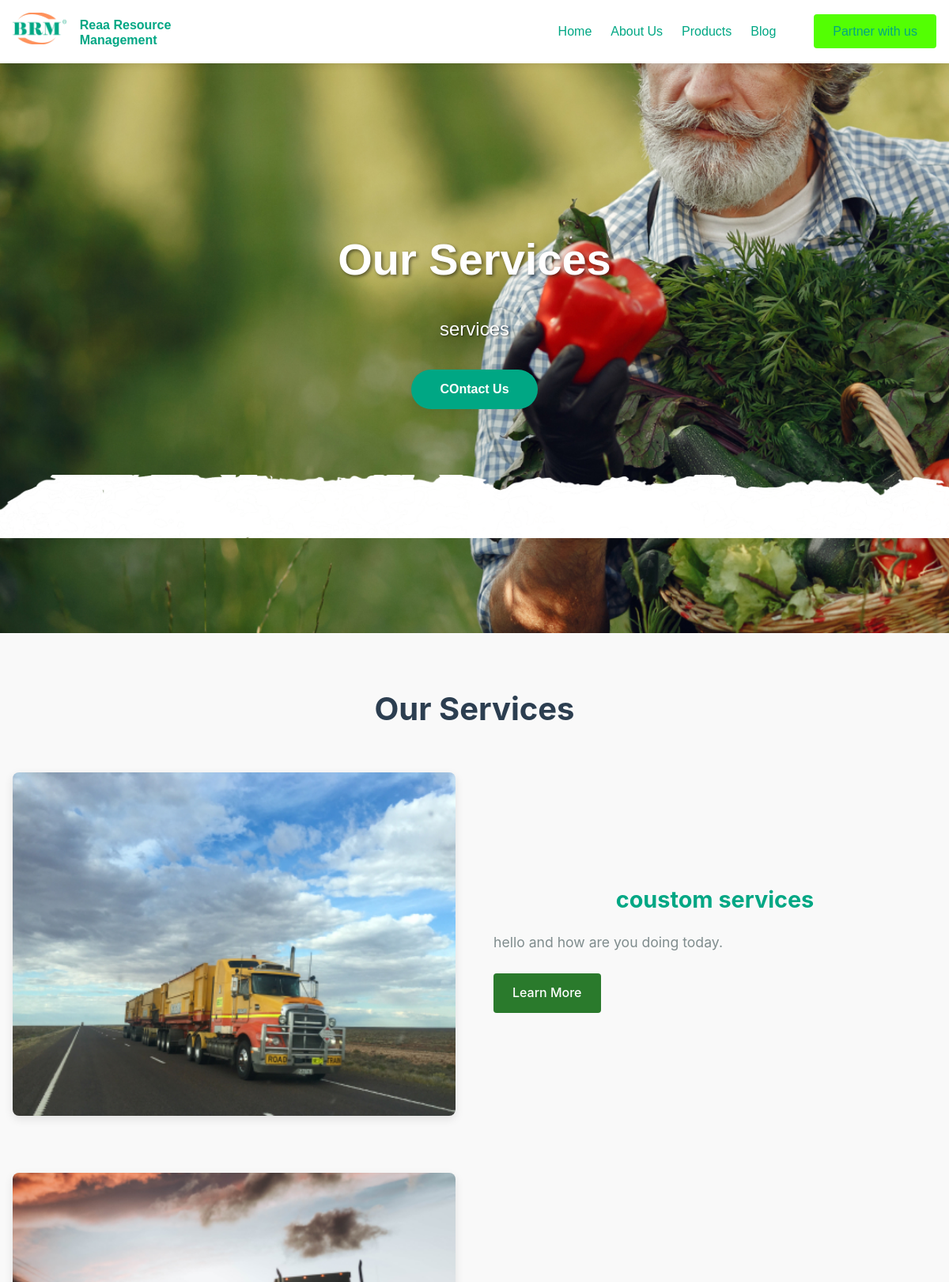
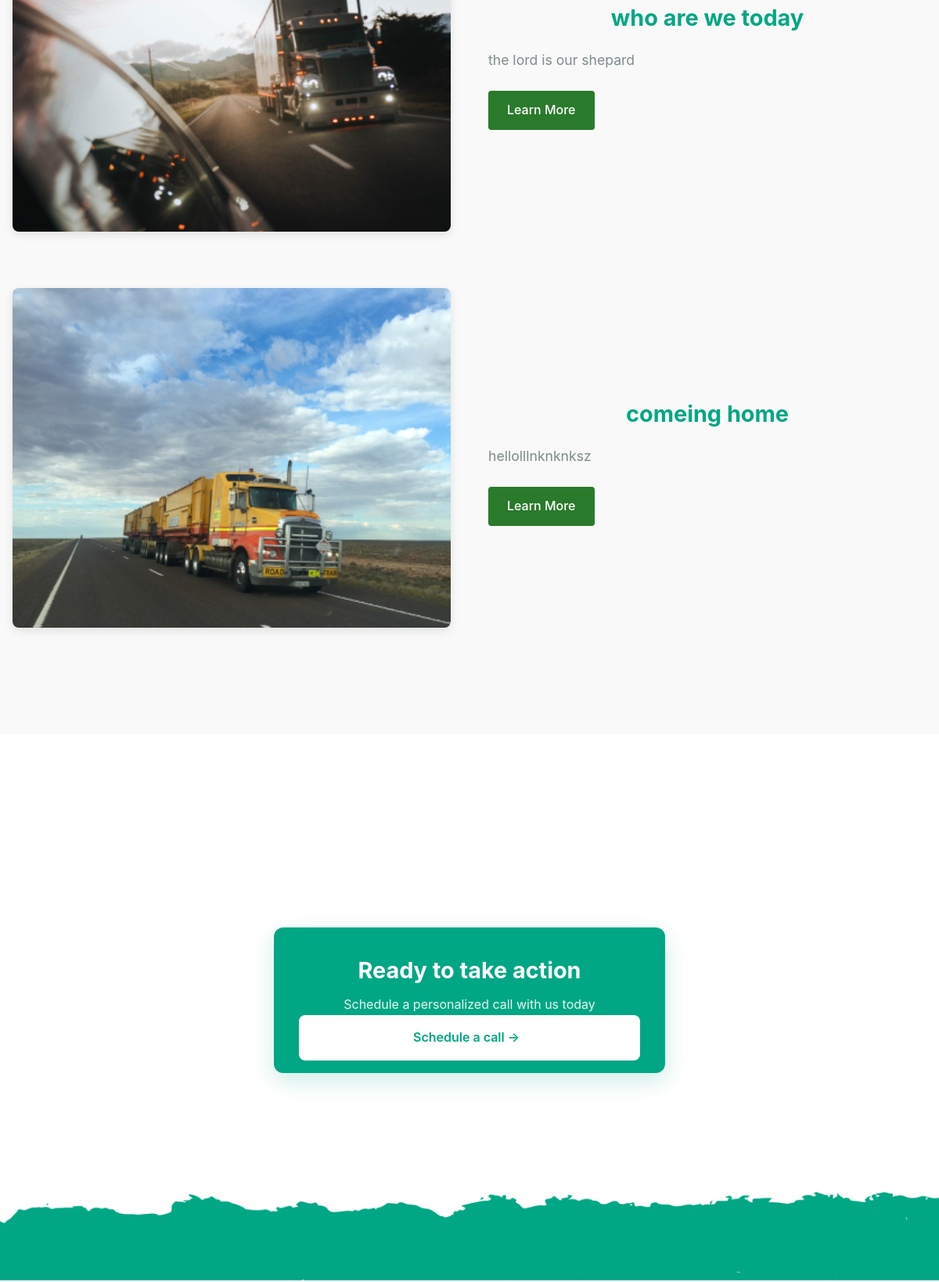
Page /services/ (upper part) on the committed database (2 pictures, top to bottom).
### rearm/models.py (models this page shows, shortened)
class Navbar(models.Model):
    logo = models.ImageField(upload_to='navbar/')  # Stores in `media/navbar/`
    site_name = models.CharField(max_length=100)
    def logo_preview(self):
        if self.logo:
            return mark_safe(f'<img src="{self.logo.url}" width="50" />')
        return "No Logo"
    logo_preview.short_description = 'Preview'

class HeroSection(models.Model):
    PAGE_CHOICES = [
        ('home', 'Home'),
        ('services', 'Services'),
        ('products', 'Products'),
        ('about', 'About Us'),
        ('contact', 'Contact Us'),
    ]
    page = models.CharField(max_length=20, choices=PAGE_CHOICES, unique=True)
    background_image = models.ImageField(upload_to='hero/')
    title = models.CharField(max_length=100)
    subtitle = models.TextField(blank=True)
    primary_cta_text = models.CharField(
        max_length=50,
        blank=True,
        help_text="Main button text (e.g. 'Get Started')"
    )
    primary_cta_link = models.CharField(
        max_length=200,
        blank=True,
        validators=[
            RegexValidator(
                regex=r'^(https?://|/|[\w-]+$)',
                message="Enter either: (1) URL name (e.g. 'services'), (2) Path (e.g. '/services/'), or (3) Full URL"
            )
        ],
        help_text="Examples:<br>"
                 "- URL name: 'services'<br>"
                 "- Path: '/services/'<br>"
                 "- Full URL: 'https://example.com'"
    )
    secondary_cta_text = models.CharField(
        max_length=50,
        blank=True,
        help_text="Secondary button text (e.g. 'Learn More')"
    )
    secondary_cta_link = models.CharField(
        max_length=200,
        blank=True,
        validators=[
            RegexValidator(
                regex=r'^(https?://|/|[\w-]+$)',
                message="Enter either: (1) URL name (e.g. 'services'), (2) Path (e.g. '/services/'), or (3) Full URL"
            )
        ],
        help_text="Examples:<br>"
                 "- URL name: 'services'<br>"
                 "- Path: '/services/'<br>"
                 "- Full URL: 'https://example.com'"
    )

class Service(models.Model):
    title = models.CharField(max_length=200)
    short_description = models.TextField()
    content = CKEditor5Field('Text', config_name='extends') # For rich content
    image = models.ImageField(upload_to='services/')
    is_featured = models.BooleanField(default=False)
    slug = models.SlugField(unique=True)
    def get_absolute_url(self):
        return reverse('service_detail', kwargs={'slug': self.slug})

### rearm/views.py (the view)
# urls.py: path('services/', views.services, name='services'),
def services(request):
    services = Service.objects.filter(is_featured=True)
    return render(request, 'rearm/services.html', {'services': services})

### rearm/context_processors.py (called while the page is built)
def global_context(request):
    context = {}
    context['navbar'] = Navbar.objects.first()
    context['hero_sections'] = {
        hero.page: hero for hero in HeroSection.objects.all()
    } if HeroSection.objects.exists() else {}
    context['company'] = CompanyInfo.objects.first()
    context['current_year'] = datetime.now().year
    return context

### rearm/models.py (called while the page is built)
    def icon_class(self):
        return f"fab fa-{self.platform}"

### rearm/templatetags/custom_filters.py (called while the page is built)
@register.filter
def dict_key(d, key):
    return d.get(key, None)

### rearm/templates/rearm/services.html
{% extends "base.html" %}
{% load static %}
{% block content %}
  {% with page_name="services" %}
    {% include "includes/hero.html" %}
  {% endwith %}
<section class="services-main">
  <div class="container">
    <h1>Our Services</h1>
    {% for service in services %}
    <div class="service-item">
      <div class="service-image">
        <img src="{{ service.image.url }}" alt="{{ service.title }}" loading="lazy">
      </div>
      <div class="service-content">
        <h2>{{ service.title }}</h2>
        <div class="service-description">
          {{ service.short_description|safe|linebreaks }}
        </div>
        <a href="{{ service.get_absolute_url }}" class="learn-more-btn">Learn More</a>
      </div>
    </div>
    {% endfor %}
  </div>
</section>
{% include "includes/book_demo_banner.html" %}
{% endblock %}

### templates/base.html (shortened to what this page needs)
{% load static %}
<!DOCTYPE html>
<html lang="en">
<head>
    <link href="https://fonts.cdnfonts.com/css/monument" rel="stylesheet">
    <link rel="stylesheet" href="https://cdnjs.cloudflare.com/ajax/libs/font-awesome/6.0.0/css/all.min.css">
    <link href="{% static 'css/animation.css' %}" rel="stylesheet">
    <link href="https://fonts.cdnfonts.com/css/tt-firs-neue-trl" rel="stylesheet">
    <link rel="stylesheet" href="{% static 'css/contact-form.css' %}">
    <link rel="stylesheet" href="{% static 'blog/css/main.css' %}">
    <link rel="stylesheet" href="{% static 'css/navbar.css' %}">
    <link href="{% static 'css/hero.css' %}" rel="stylesheet">
    <link href="{% static 'css/services.css' %}" rel="stylesheet">
    <link rel="stylesheet" href="{% static 'css/service_cards.css' %}">
    <link rel="stylesheet" href="{% static 'css/book_demo_banner.css' %}">
    <link rel="stylesheet" href="{% static 'css/about.css' %}">
    <link rel="stylesheet" href="{% static 'css/footer.css' %}">
    <link rel="stylesheet" href="{% static 'css/features.css' %}">
    <link rel="stylesheet" href="{% static 'css/products.css' %}">
    <link rel="stylesheet" href="{% static 'css/product_detail.css' %}">
    <link rel="stylesheet" href="{% static 'css/modal-contact.css' %}">
    <link rel="stylesheet" href="{% static 'css/post_detail.css' %}">
    <link rel="stylesheet" href="{% static 'css/ceo.css' %}">
    <link rel="stylesheet" href="{% static 'css/blog.css' %}">
    <link href="https://unpkg.com/aos@2.3.1/dist/aos.css" rel="stylesheet">
</head>
<body>
     {% include 'includes/navbar.html' %}
    {% block content %}{% endblock %}
    {% include 'includes/footer.html' %}
</body>
</html>

### templates/includes/navbar.html (shortened to what this page needs)
{% load static %}
<nav class="navbar">
  <div class="navbar-container">
    <div class="brand-wrapper">
      {% if navbar %}
        <a href="/" class="navbar-brand">
          <img src="{{ navbar.logo.url }}" alt="{{ navbar.site_name }}" class="logo">
          <span class="site-name">{{ navbar.site_name }}</span>
        </a>
      {% else %}
        <a href="/" class="navbar-brand">
          <img src="{% static 'images/default-logo.png' %}" alt="Default Logo" class="logo">
          <span class="site-name">My Site</span>
        </a>
      {% endif %}
    </div>
    <div class="navbar-links" id="main-nav-links">
      <div class="nav-center">
        <a href="/">Home</a>
        <a href="/about">About Us</a>
        <a href="{% url 'product_list' %}">Products</a>
        <a href="{% url 'post_list_all' %}">Blog</a>
      </div>
      <div class="nav-right">
        <a href="#" class="contact-modal-btn">Partner with us</a>
     </div>
    </div>
  </div>
</nav>

### templates/includes/hero.html (shortened to what this page needs)
{% load static custom_filters %}
{% with hero=hero_sections|dict_key:page_name|default:None %}
<div class="hero-section" {% if hero and hero.background_image %}style="background-image: url('{{ hero.background_image.url }}')"{% endif %}>
  <div class="hero-grunge">
    <img src="{% static 'img/grunge.png' %}" alt="">
  </div>
  <div class="hero-content">
    <h1 class="hero-title">{{ hero.title|default:"Default Title" }}</h1>
    {% if hero and hero.subtitle %}
      <p class="hero-subtitle">{{ hero.subtitle }}</p>
    {% endif %}
    <div class="cta-container">
      {% if hero and hero.primary_cta_text %}
        <a href=" {% url 'book_demo' %}"
          class="cta-btn primary"
          {% if '.' in hero.primary_cta_link %}target="_blank" rel="noopener"{% endif %}>
          {{ hero.primary_cta_text }}
        </a>
      {% endif %}
    </div>
  </div>
</div>
{% endwith %}

### templates/includes/book_demo_banner.html
{% load static %}
{% block content %}
<div class="demo-container">
  <div class="demo-card">
    <div class="demo-header">
      <h3>Ready to take action</h3>
      <p>Schedule a personalized call with us today</p>
      <a href="{% url 'book_demo' %}" class="demo-btn">Schedule a call → </a>
    </div>
  </div>
</div>
{% endblock %}

### templates/includes/footer.html (shortened to what this page needs)
{% load static %}
<div class="footer-grunge">
  <img src="{% static 'img/footerGrunge.png' %}" alt="">
</div>

### blog/static/blog/css/main.css (style rules this page uses)
body { font-family: Arial, sans-serif; margin: 0; padding: 0; background: #f4f4f4; }
.container { max-width: 1200px; margin: 2rem auto; padding: 1rem; }
h1 { margin-bottom: 1.5rem; font-size: 2rem; text-align: center; }

### static/css/navbar.css (style rules this page uses)
.navbar { background: white; box-shadow: 0 2px 10px rgba(0,0,0,0.1); position: fixed; width: 100%; top: 0; left: 0; z-index: 1000; font-family: 'TT Firs Neue Trl', sans-serif; font-size: 16px; }
.navbar-container { display: flex; justify-content: space-between; align-items: center; max-width: 1200px; margin: 0 auto; padding: 1rem; }
.brand-wrapper { display: flex; align-items: center; }
.logo { height: 40px; margin-right: 12px; }
.site-name { font-weight: 600; color: #00A784; display: inline-block; max-width: 120px; line-height: 1.2; }
.navbar-links { display: flex; align-items: center; gap: 2rem; }
.nav-center { display: flex; gap: 1.5rem; }
.nav-right { margin-left: 1rem; }
.navbar a { color: #00A784; text-decoration: none; font-weight: 500; }

### static/css/hero.css (style rules this page uses)
.hero-section { height: 100vh; background-size: cover; background-position: center; background-repeat: no-repeat; display: flex; align-items: center; justify-content: center; text-align: center; position: relative; color: white; font-family: 'TT Firs Neue Trl', sans-serif; overflow: hidden; }
.hero-section::before { content: ''; position: absolute; top: 0; left: 0; width: 100%; height: 100%; z-index: 1; }
.hero-content { position: relative; z-index: 2; max-width: 800px; padding: 2rem; }
.hero-title { font-family: 'Monument', sans-serif !important; color: rgb(255, 255, 255); font-size: 3.5rem; font-weight: 800; margin-bottom: 1.5rem; text-shadow: 2px 2px 4px rgba(0,0,0,0.5); }
.hero-subtitle { font-family: 'TT Firs Neue Trl', sans-serif; font-size: 1.5rem; margin-bottom: 2rem; text-shadow: 1px 1px 2px rgba(0,0,0,0.5); }
.cta-container { display: flex; gap: 1rem; justify-content: center; margin-top: 2rem; flex-wrap: wrap; }
.cta-btn { padding: 12px 30px; border-radius: 50px; font-weight: 600; text-decoration: none; transition: all 0.3s ease; min-width: 160px; text-align: center; }
.primary { background: #00A784; color: white; box-shadow: 0 4px 15px rgba(0,0,0,0.1); }
.hero-grunge { position: absolute; top: 600px; left: 0; width: 100%; z-index: 1; }
.hero-grunge img { width: 100%; display: block; }

### static/css/services.css (style rules this page uses)
.services-main { padding: 4rem 0; background: #f9f9f9; }
.container { max-width: 1200px; margin: 0 auto; padding: 0 20px; }
.service-item { display: flex; align-items: center; gap: 3rem; margin-bottom: 4rem; }
.service-image { flex: 1; }
.service-image img { width: 100%; border-radius: 8px; box-shadow: 0 4px 12px rgba(0,0,0,0.1); }
.service-content { flex: 1; }
h1 { text-align: center; font-size: 2.5rem; color: #2c3e50; margin-bottom: 3rem; }
h2 { font-size: 1.8rem; color: #34495e; margin-bottom: 1rem; }
.service-description { color: #7f8c8d; line-height: 1.7; font-size: 1.1rem; margin-bottom: 1.5rem; }
.learn-more-btn { display: inline-block; padding: 0.8rem 2rem; background: #3498db; color: white; border-radius: 4px; text-decoration: none; font-weight: 600; transition: all 0.3s ease; }

### static/css/book_demo_banner.css (style rules this page uses)
.demo-container { display: flex; justify-content: center; align-items: center; min-height: 60vh; padding: 2rem; margin-top: 100px; }
.demo-card { background: #00A784; color: white; border-radius: 12px; box-shadow: 0 10px 30px rgba(0, 167, 132, 0.2); width: 100%; max-width: 500px; overflow: hidden; }
.demo-header { padding: 2rem 2rem 1rem; text-align: center; }
.demo-header h3 { font-size: 1.8rem; margin-bottom: 0.5rem; }
.demo-header p { opacity: 0.9; margin-bottom: 0; }
.demo-btn { width: 100%; background: white; color: #00A784; border: none; padding: 1rem; font-size: 1rem; font-weight: 600; border-radius: 8px; cursor: pointer; transition: all 0.3s ease; display: flex; align-items: center; justify-content: center; gap: 0.5rem; }
.demo-btn::after { content: ''; transition: transform 0.3s ease; }

### static/css/about.css (style rules this page uses)
.container { padding: 0 1.5rem; }
.container h2 { color: #00A784; }
.learn-more-btn { display: inline-block; padding: 0.75rem 1.5rem; background: #2a7a2c; color: white; border-radius: 4px; text-decoration: none; font-weight: 500; transition: background 0.3s ease; }

### static/css/footer.css (style rules this page uses)
.footer-grunge { position: relative; top: 5px; }
.footer-grunge img { width: 100%; }
.container { padding: 0 1rem; }

### static/css/products.css (style rules this page uses)
.container { max-width: 1200px; margin: 0 auto; padding: 0 1rem; }
.container h2 { text-align: center; color: #00A784; }

### rows in the picture
Navbar: logo (picture), site_name "Reaa Resource Management"
HeroSection: background_image (picture), title "Our Services", subtitle "services", primary_cta_text "COntact Us"
Service: image (picture), title "coustom services", short_description "hello and how are you doing today."
Service: image (picture), title "who are we today", short_description "the lord is our shepard"
Service: image (picture), title "comeing home", short_description "hellolllnknknksz"
